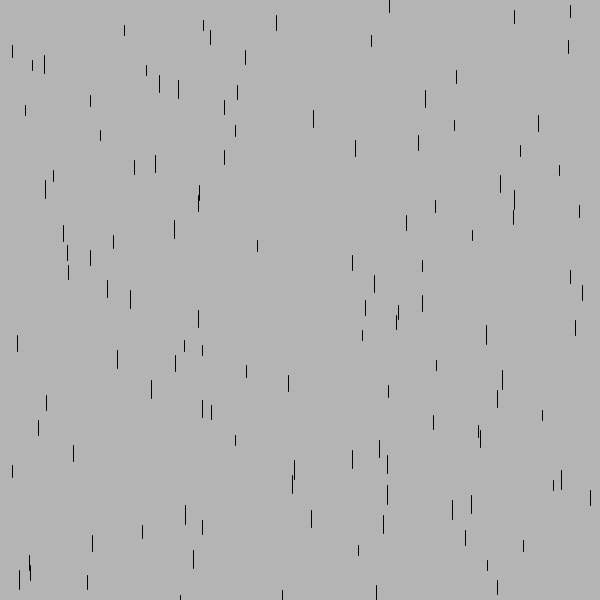
Frame 1 (no input)
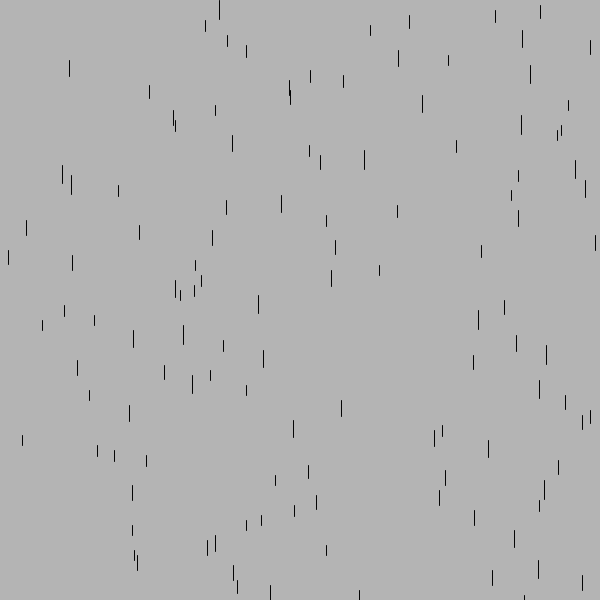
Frame 60 (the mouse pressed at the canvas centre just before this capture)
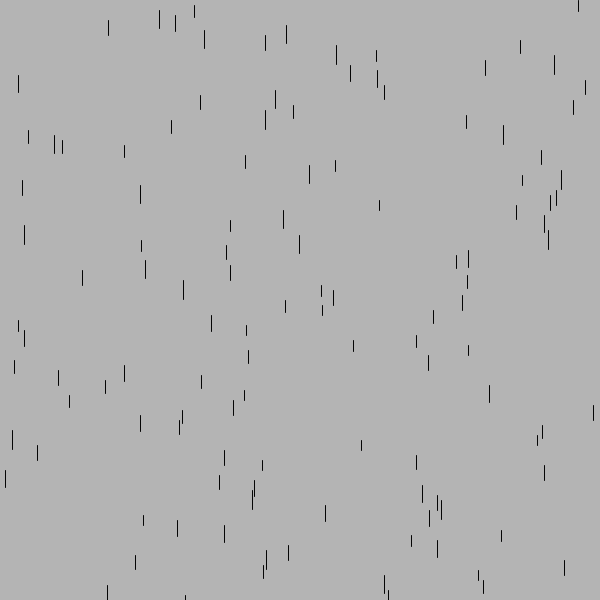
Frame 120 (the mouse held since frame 60 and released just before this capture)

The Processing sketch that drew these frames (run headless with seeded random() and noise(); from frame 60 on, the mouse is pressed at the canvas centre):

// Processing sketch: processing_163541
// ── processing_163541.pde

void setup()
{
  size(600,600);
  frameRate(10);
}

void draw()
{
  background(180);
  fill(255);
  stroke(5);
  strokeWeight(1);
  for (float x=0; x< width; x+=5) {
    float rainX = random(3,width);
    float rainSz = random(10,20);
    line( rainX, x, rainX, x + rainSz);
  }
}


void mousePressed()
{
  background(100);
  stroke(255);
  strokeWeight(random(1,5));
  float x = random(0,600);
  float y = random(0,600);
  line(x,0,430,75);
  line(430,75,300,115);
  line(300,115,375,170);
  line(375,170,189,210);
  line(189,210,400,300);
  line(400,300,280,355);
  line(280,355,365,400);
  line(365,400,300,440);
  line(300,440,328,510);
  line(328,510,255,563);
  line(255,563,y,600);   
}
